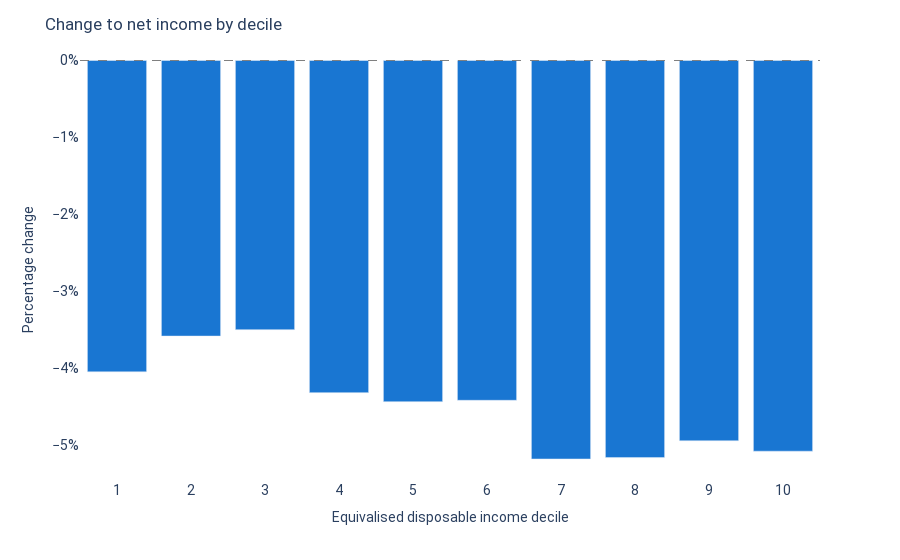

The code cell stored with this chart in its notebook:
### Code cell
import plotly.graph_objects as go
import requests


def show_plot(fig_dict, layout_dict=None):
    fig = go.Figure(fig_dict)
    fig.update_layout(layout_dict)
    fig.show(config={"displayModeBar": False})


charts_lvt_only = requests.get(
    "https://uk.policyengine.org/api/population-reform?policy_LVT=1"
).json()

show_plot(charts_lvt_only["decile_chart"], dict(yaxis_tickformat=".0%"))

### Figure 1 — Plotly figure (JSON) as saved in the notebook; plotly's stock layout.template omitted (floating-point values rounded to 4 significant figures)
{"data": [{"alignmentgroup": "True", "hovertemplate": "Decile=%{x}<br>Change=%{y}<extra></extra>", "legendgroup": "", "marker": {"color": "#1976D2", "pattern": {"shape": ""}}, "name": "", "offsetgroup": "", "orientation": "v", "showlegend": false, "textposition": "auto", "type": "bar", "x": [1, 2, 3, 4, 5, 6, 7, 8, 9, 10], "xaxis": "x", "y": [-0.04047, -0.03582, -0.03499, -0.04317, -0.04435, -0.04417, -0.0518, -0.05162, -0.04943, -0.05079], "yaxis": "y"}], "layout": {"barmode": "relative", "font": {"family": "Roboto"}, "hoverlabel": {"align": "right"}, "legend": {"tracegroupgap": 0}, "margin": {"t": 60}, "paper_bgcolor": "white", "plot_bgcolor": "white", "shapes": [{"line": {"color": "grey", "dash": "dash", "width": 1}, "type": "line", "x0": 0, "x1": 1, "xref": "paper", "y0": 0, "y1": 0, "yref": "y"}], "showlegend": false, "title": {"text": "Change to net income by decile"}, "xaxis": {"anchor": "y", "domain": [0, 1], "tickfont": {"size": 14}, "tickvals": [1, 2, 3, 4, 5, 6, 7, 8, 9, 10], "title": {"text": "Equivalised disposable income decile"}}, "yaxis": {"anchor": "x", "domain": [0, 1], "tickfont": {"size": 14}, "tickformat": ".0%", "title": {"text": "Percentage change"}}}}
